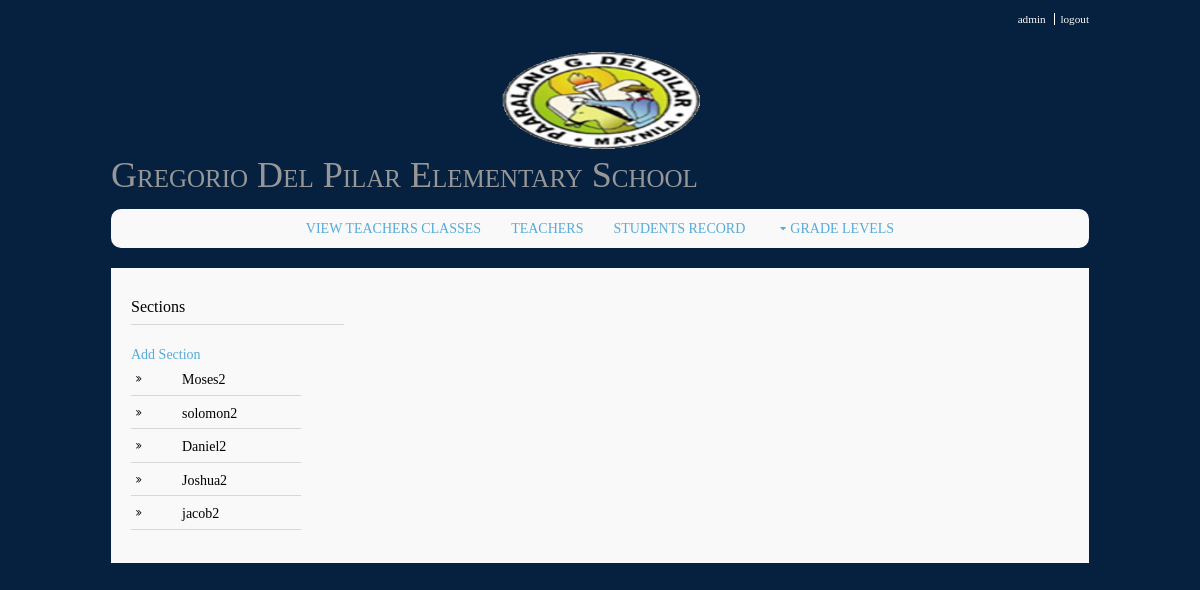
Page /grade_levels.php?g_id=2 (signed in) on the committed database.
### tables this page shows
CREATE TABLE `sections` (
  `sec_id` int(255) NOT NULL,
  `g_id` int(11) NOT NULL,
  `sec_name` varchar(50) NOT NULL
);

### grade_levels.php (the view, shortened to what this page needs)
<?php
require "required_files.php";
  require_once ("functions/functions.php");
      $g_id = $_GET['g_id'];
           $sections = "SELECT * FROM sections WHERE g_id = '$g_id' ";
           $result_sec = mysqli_query($connect, $sections);
            $g_level = "SELECT * FROM g_level WHERE g_id= '$g_id' ";
            $res = mysqli_query($connect, $g_level);
             while ($row= mysqli_fetch_array($res, MYSQLI_ASSOC)){
              $grade_level = $row['grade_name'];
             }
 ?>
  <div class='wrapper row0'>
 <div id='topbar' class='clear'>
<nav>
 <ul>
  <li> <?php echo $_SESSION['username'];?></li>
 <li><a href='logout.php'>logout</a></li>
 </ul>
 </nav>
 </div>
</div>
<?php
 echo layout();
?>
<div class="wrapper row2">
  <div class="rounded">
    <nav id="mainav" class="clear">
	 <?php
	 echo navigation_principal();
	?>
  </div>
</div>
<div class="wrapper row3">
  <div class="rounded">
    <main class="container clear">
       <div class="sidebar one_quarter first">
        <h6>Sections</h6> <a href='add_section.php?g_id=<?php echo $g_id; ?>'>Add Section</a>
        <nav class="sdb_holder">
        <ul>
        <?php while ($row= mysqli_fetch_array($result_sec, MYSQLI_ASSOC)){ ?>
        <li><a href="grade_sec.php?g_id=<?php echo $g_id; ?>&g=<?php echo $grade_level; ?>&s=<?php echo $row['sec_name']; ?>"><?php echo $row['sec_name']; ?></a></li>
        <?php }?>
        </ul>
        </nav>
        </div>
    </main>
  </div>
</div>
</body>
</html>

### layout/styles/layout.css (style rules this page uses)
#topbar { padding:10px 0 0 0; text-align:right; font-size:.8em; }
#topbar li { display:inline; margin-right:3px; padding-right:8px; border-right:1px solid; }
#topbar li:last-child { margin-right:0; padding-right:0; border:none; }
.container { padding:20px 10px; }
.container h1, .container h2, .container h3, .container h4, .container h5, .container h6, .container .heading { padding-bottom:8px; border-bottom:1px solid; }
.sidebar .sdb_holder { margin-bottom:50px; }
.sidebar .sdb_holder:last-child { margin-bottom:0; }
nav ul, nav ol { margin:0; padding:0; list-style:none; }
#mainav .drop::after, #mainav li li .drop::after, #breadcrumb li a::after, .sidebar nav a::after { position:absolute; font-family:"FontAwesome"; font-size:10px; line-height:10px; }
#mainav { text-align:center; text-transform:uppercase; }
.sidebar nav { display:block; width:80%; }
.sidebar nav li { margin:0 0 3px 0; padding:0; }
.sidebar nav a { display:block; position:relative; margin:0; padding:5px 10px 5px 51px; text-decoration:none; border:solid; border-width:0 0 1px 0; }
.sidebar nav a::after { top:9px; left:5px; content:"\f101"; }
.rounded, input, button, textarea, #header input, #footer input, #slide-wrapper figcaption, .avatar, #comments li, .faico a, #twitter, .pagination a, .pagination strong { border-radius:10px; }
body { color:#F9F9F9; background-color:#06213F; }
a { color:#55ABDA; }
.rounded { background-color:#F9F9F9; }
.row0, .row0 a { color:#F9F9F9; background-color:#06213F; }
.row2, .row2 a { color:#06213F; background-color:inherit; }
.row3 { color:black; background-color:#F9F9F9; }
#topbar li { border-color:#FFFFFF; }
.container h1, .container h2, .container h3, .container h4, .container h5, .container h6, .container .heading { border-color:#D7D7D7; }
.container .sidebar nav a { color:inherit; border-color:#D7D7D7; }
@media screen and (min-width:978px) { .wrapper { max-width:978px; } }

### layout/styles/framework.css (style rules this page uses)
html { overflow-y:scroll; }
body { margin:0; padding:0; font-size:14px; line-height:1.4em; }
.clear, .group { display:block; }
.clear::before, .clear::after, .group::before, .group::after { display:table; content:""; }
.clear, .clear::after, .group, .group::after { clear:both; }
a { outline:none; text-decoration:none; }
body, h1, h2, h3, h4, h5, h6, .heading { font-family:Georgia, "Times New Roman", Times, serif; }
h1, h2, h3, h4, h5, h6, .heading { display:block; margin:0 0 20px 0; font-size:16px; line-height:normal; font-weight:normal; font-style:normal; }
.wrapper { display:block; margin:0 auto 20px; text-align:left; word-wrap:break-word; }
.rounded, #topbar, #header, #mainav, #slider, .container, #footer, #copyright { display:block; width:100%; box-sizing:border-box; }
.rounded { margin:0; padding:10px; }
address, article, aside, figcaption, figure, footer, header, main, nav, section { display:block; margin:0; padding:0; }
.one_half, .one_third, .two_third, .one_quarter, .two_quarter, .three_quarter { display:inline-block; float:left; margin:0 0 0 3.06748466257669%; list-style:none; box-sizing:border-box; }
.first { margin-left:0; clear:left; }
.one_quarter { width:22.69938650306748%; }

### rows in the picture
sections: sec_name "Moses2"
sections: sec_name "solomon2"
sections: sec_name "Daniel2"
sections: sec_name "Joshua2"
sections: sec_name "jacob2"

### other values in the picture
$_SESSION['username'] "admin"
